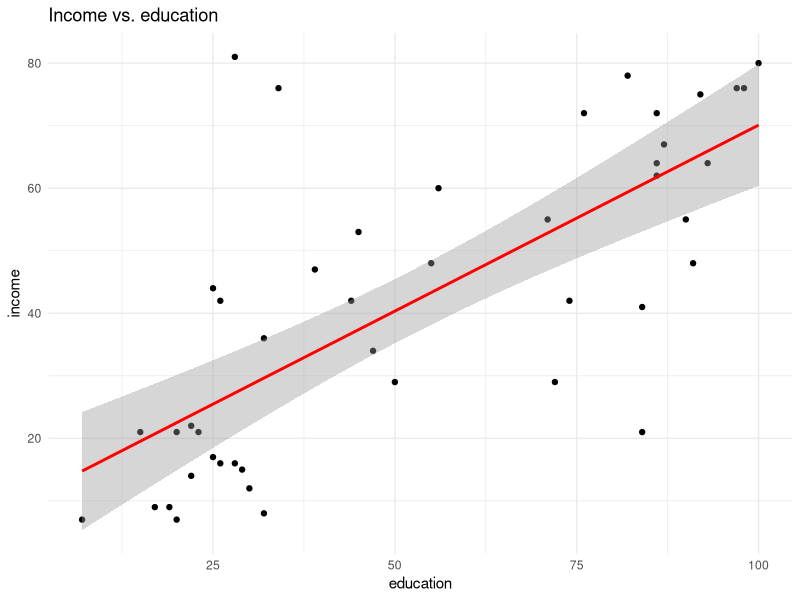
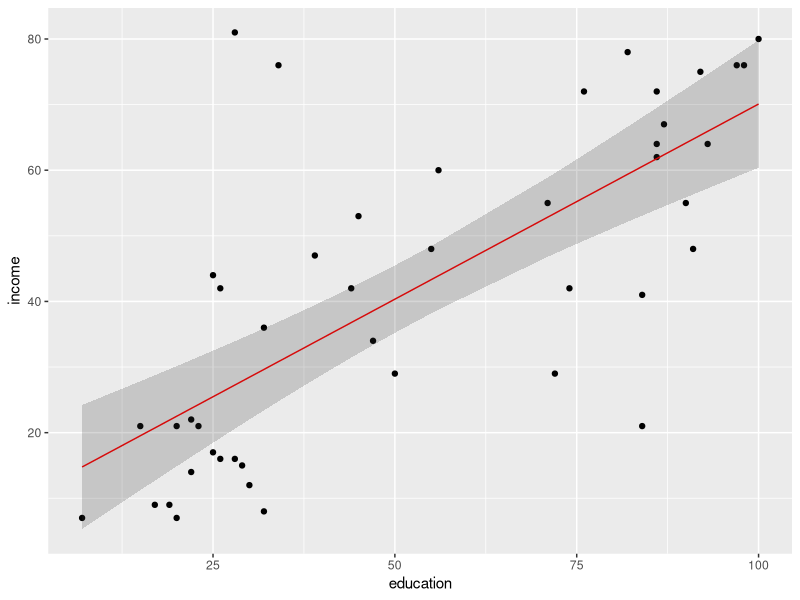
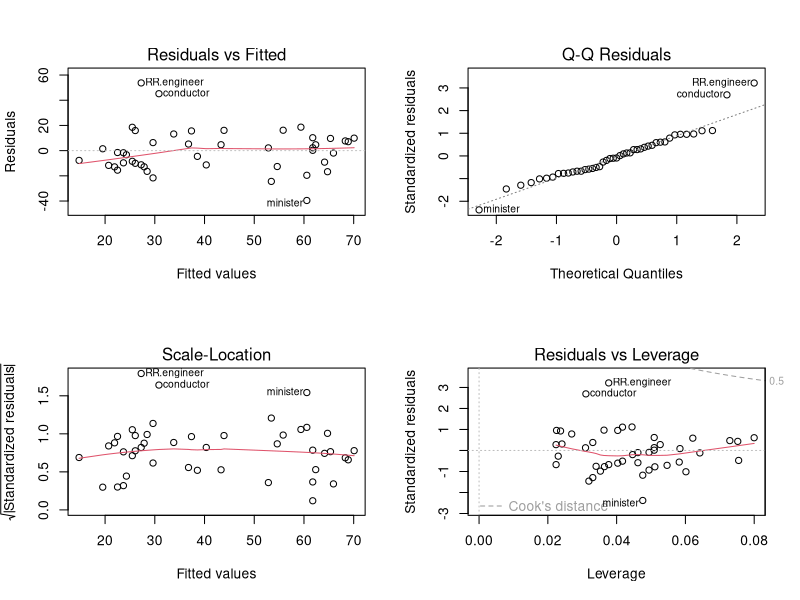
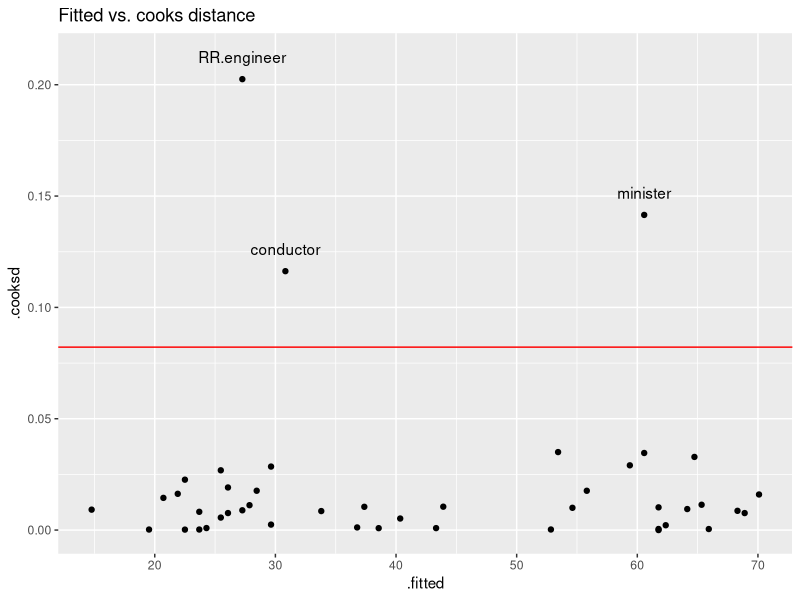
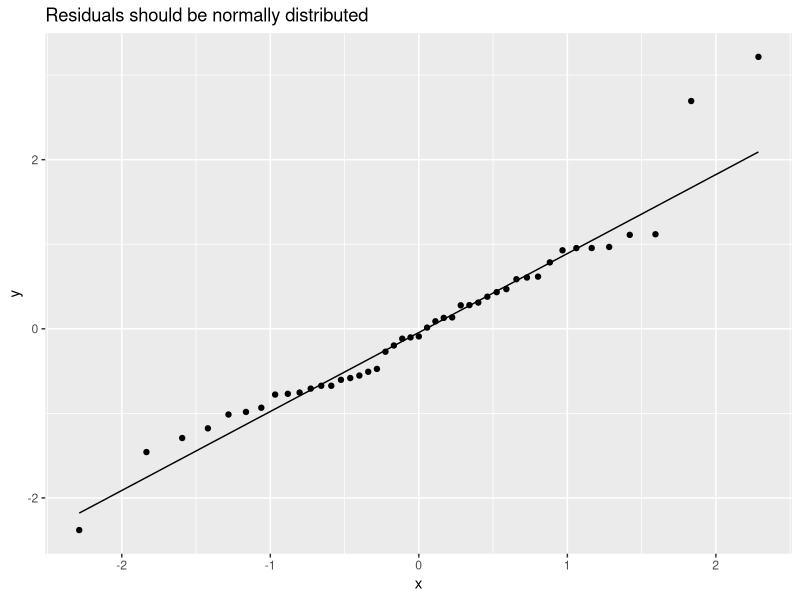
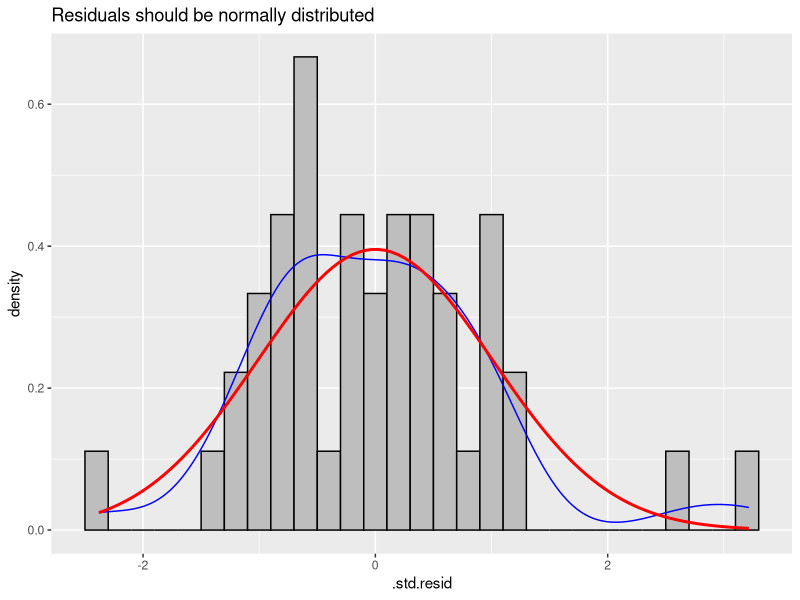
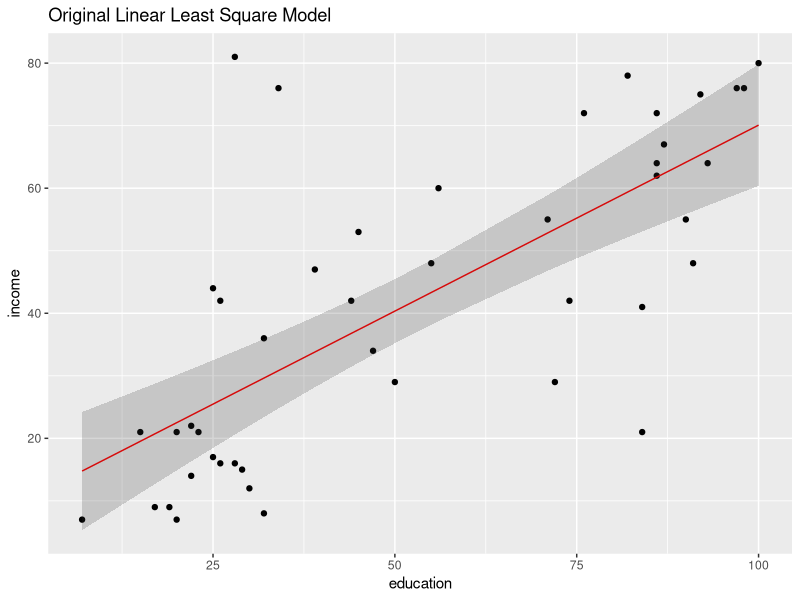
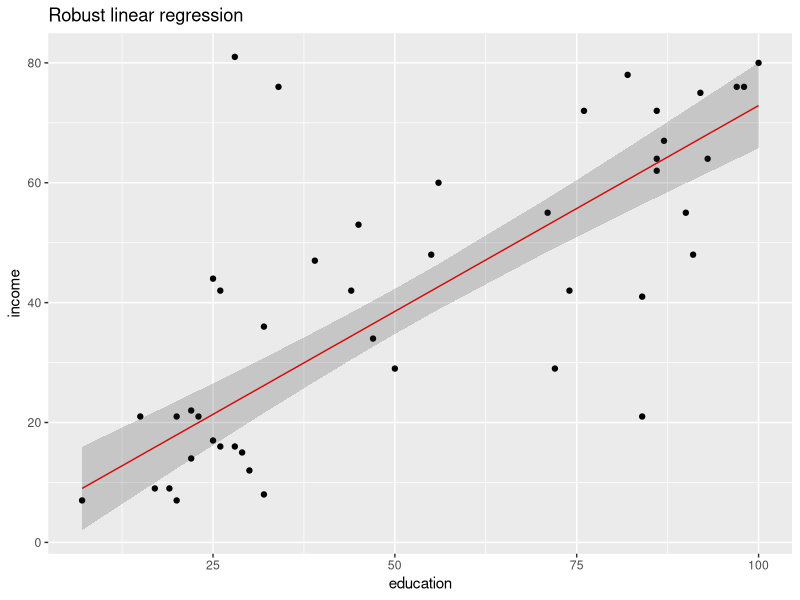

These figures' R source, in order:
## ---- chunk 1
# install.packages("carData")
library(carData)
?Duncan
#data(Duncan)
head(Duncan, n=10)
## ---- chunk 2
library(tidyverse)
ggplot(Duncan, aes(x = education, y = income)) + 
  geom_point() + geom_smooth(method = "lm", col = "red") + theme_minimal() +
  ggtitle("Income vs. education")
## ---- chunk 3
# Now let's first create our linear model
fitLS <- lm(income ~ education, data = Duncan)
# than predict the income from the model, and add the fit, 
# upr and lwr column to the dataframe
duncan.predict <- cbind(Duncan,predict(fitLS, interval = "confidence"))
# An alternative way to build up the ggplot - add next steps to plot p:
p <- ggplot(duncan.predict, aes(education, income)) 
p <- p + geom_point() 
p <- p + geom_line(aes(education, fit), color="red")
p <- p + geom_ribbon(aes(ymin=lwr,ymax=upr), alpha=0.2)
p

## ---- chunk 4
par(mfrow=c(2,2))
plot(fitLS)

## ---- chunk 5
#install.packages("broom")
library(broom)
## ---- chunk 6
summary(fitLS)
## ---- chunk 7
# show results for each part of the linear regression formula
tidy(fitLS)
## ---- chunk 8
# The results of the fit model itself
glance(fitLS)

## ---- chunk 9
# fitted values, residuals, cooks distance, and more for each row
# We will use this afterwards, so let's save this one
augmentFitLS <- augment(fitLS)
augmentFitLS
## ---- chunk 10
# this creates a vector of TRUE, and FALSE values:
influential <- augmentFitLS$.cooksd > mean(augmentFitLS$.cooksd)*4
# use the vector to identify the rows with the outliers
head(augmentFitLS[influential,])
## ---- chunk 11
ggplot(augmentFitLS) + 
  geom_point(aes(x=.fitted, y=.cooksd))  +
  ggtitle("Fitted vs. cooks distance") +
  geom_hline(aes(yintercept=4*mean(.cooksd)), col="red") +
  geom_text(data = subset(augmentFitLS, influential), 
            aes(label=.rownames,x=.fitted,y=.cooksd), nudge_y = 0.01) ## place the identifiers above the points
## ---- chunk 12
ggplot(augmentFitLS, aes(sample=.std.resid)) + 
  stat_qq() + 
  stat_qq_line()+
  ggtitle("Residuals should be normally distributed ")
## ---- chunk 13
ggplot(augmentFitLS,aes(.std.resid)) + 
  geom_histogram(aes(y=stat(density)),fill="gray", col="black", binwidth=0.2) +
  geom_density(aes(.std.resid), col="blue") + # blue line represents actual density
  stat_function(fun = dnorm,                  # red line represents normal density
                args = list(mean=mean(augmentFitLS$.std.resid), 
                            sd = sd(augmentFitLS$.std.resid)),
                lwd = 1,
                col = "red") +  
  ggtitle("Residuals should be normally distributed ")
  
## ---- chunk 14
# test the null hypothesis that residuals came from a normal distribution
shapiro.test(augmentFitLS$.std.resid)
## ---- chunk 15
shaptest <- shapiro.test(augmentFitLS$.std.resid)
tidy(shaptest)
## ---- chunk 16
# Now let's first create our original model
fitLS <- lm(income ~ education, data = Duncan)
# than predict the income from the model, and add the fit column to the dataframe
duncan.predict <- cbind(Duncan,predict(fitLS, interval = "confidence"))
# An alternative way to build up the ggplot - add next steps to plot p:
p1 <- ggplot(duncan.predict, aes(education, income)) 
p1 <- p1 + geom_point() 
p1 <- p1 + geom_line(aes(education, fit), color="red")
p1 <- p1 + geom_ribbon(aes(ymin=lwr,ymax=upr), alpha=0.2)
p1 <- p1 + ggtitle("Original Linear Least Square Model")
p1

## ---- chunk 17
library(MASS)
?MASS::rlm
# Now let's create our robust linear model
fitRLS <- rlm(income ~ education, data = Duncan, method="MM")
# than predict the income from the model, and add the fit column to the dataframe
duncan.predict2 <- cbind(Duncan,predict(fitRLS, interval = "confidence"))
# An alternative way to build up the ggplot - add next steps to plot p:
p2 <- ggplot(duncan.predict2, aes(education, income)) 
p2 <- p2 + geom_point() 
p2 <- p2 + geom_line(aes(education, fit), color="red")
p2 <- p2 + geom_ribbon(aes(ymin=lwr,ymax=upr), alpha=0.2)
p2 <- p2 + ggtitle("Robust linear regression")
p2

## ---- chunk 18
tidy(fitLS)
## ---- chunk 19
tidy(fitRLS)
## ---- chunk 20
library(robustbase)
fitRLS2 <- lmrob(income ~ education, data = Duncan, method = "MM")
summary(fitRLS2)
